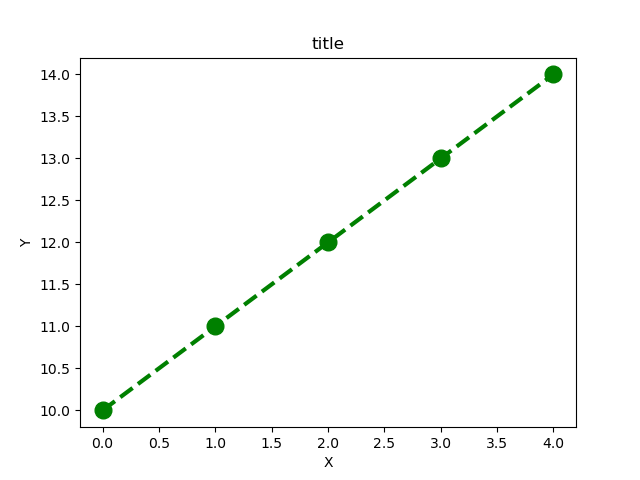

Write the Python code that produced this figure.
""" p5_10.py """

import matplotlib.pyplot as plt

pt_x = [0, 1, 2, 3, 4]
pt_y = [10, 11, 12, 13, 14]

fig, ax = plt.subplots()
ax.plot(pt_x, pt_y, 'go--', linewidth=3, markersize=12)

ax.set_title("title")
ax.set_xlabel("X")
ax.set_ylabel("Y")

# plt.show()
plt.savefig("p5_10.png")
